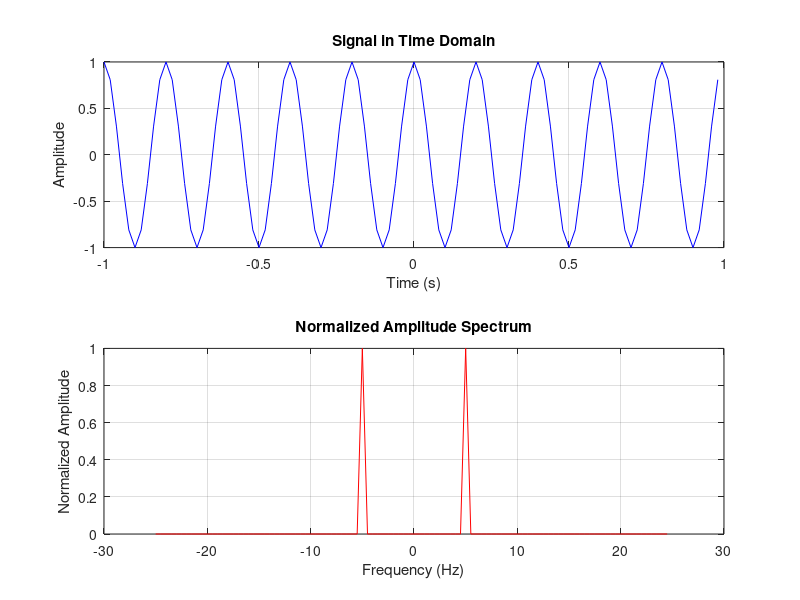

The MATLAB script that drew this image:
clc;
close all

% parameters
t_start = -1;
t_end = 1;
fs = 50; 
t = t_start:1/fs:t_end - 1/fs;

x = cos(10*pi*t);

% the signal in time domain
figure;
subplot(2,1,1);
plot(t, x, 'b');
xlabel('Time (s)');
ylabel('Amplitude');
title('Signal in Time Domain');
grid on;

% number of samples
N = length(t); 

f = -fs/2 : fs/N : fs/2 - fs/N;

y = fft(x);
y_shifted = fftshift(y); 

amplitude = abs(y_shifted) / max(abs(y_shifted)); 

% the amplitude spectrum
subplot(2,1,2);
plot(f, amplitude, 'r');
xlabel('Frequency (Hz)');
ylabel('Normalized Amplitude');
title('Normalized Amplitude Spectrum');
grid on;
